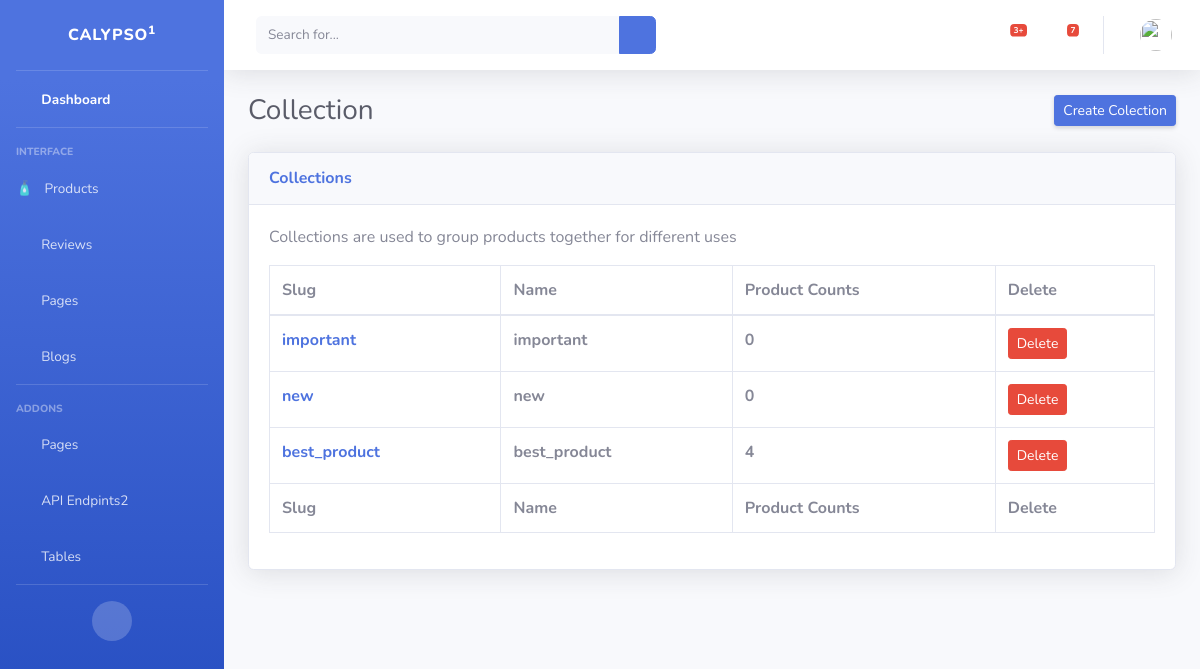
The app's page /dashboard/collection/ with its own data.
### product/models.py (models this page shows, shortened)
class Collection(models.Model):
    name = models.CharField(max_length=250, unique=True)
    slug = models.SlugField(max_length=255, unique=True, allow_unicode=True)
    products = models.ManyToManyField(
        'Product',
        blank=True,
        related_name="collections",
    )
    background_image_alt = models.CharField(max_length=128, blank=True)
    description = models.TextField(blank=True)

### dashboard/views.py (the view)
# urls.py: path('collection/', CollectionsList.as_view(), name="collections"),
class CollectionsList(ListView):
    model = Collection
    context_object_name = 'collections'
    template_name = 'dashboard/products/collection/collection_list.html'

### templates/dashboard/products/collection/collection_list.html
{% extends "dashboard/admin-base.html" %} {% load static %}
{% block content %}
<div class="container-fluid">
    <div class="d-sm-flex align-items-center justify-content-between mb-4">
      <h1 class="h3 mb-0 text-gray-800">Collection</h1>
      <a href="{% url "dashboard:collection-add" %}" class="d-none d-sm-inline-block btn btn-sm btn-primary shadow-sm"> Create Colection</a>
    </div>
  <div class="card shadow mb-4">
    <div class="card-header py-3">
      <h6 class="m-0 font-weight-bold text-primary">Collections</h6>
    </div>
    <div class="card-body">
      <div class="table-responsive">
        <p>Collections are used to group products together for different uses</p>
        <table
          class="table table-bordered table-hover"
          id="dataTable"
          width="100%"
          cellspacing="0"
        >
          <thead>
            <tr>
              <th scope="col">Slug</th>
              <th scope="col">Name</th>
              <th scope="col">Product Counts</th>
              <th scope="col">Delete</th>
            </tr>
          </thead>
          <tfoot>
            <tr>
              <th scope="col">Slug</th>
              <th scope="col">Name</th>
              <th scope="col">Product Counts</th>
              <th scope="col">Delete</th>
            </tr>
          </tfoot>
          <tbody>
            {% for collection in collections %}
            <tr>
              <th scope="row"><a href="{% url "dashboard:collection-edit" collection.pk %}">{{collection.slug}}</a></th>
              <td><strong>{{ collection.name }}</strong><br /></td>
              <td>
                <strong>{{ collection.products.all.count }}</strong><br />
              </td>
              <td>
                <a href="{% url "dashboard:collection-delete" collection.pk %}" class="btn btn-sm btn-danger">
                  Delete
                </a>
              </td>
            </tr>
            {% endfor %}
          </tbody>
        </table>
      </div>
    </div>
  </div>
</div>
{% endblock %}

### records on screen
Collection: slug "important", name "important", products.all.count "0"
Collection: slug "new", name "new", products.all.count "0"
Collection: slug "best_product", name "best_product", products.all.count "4"
